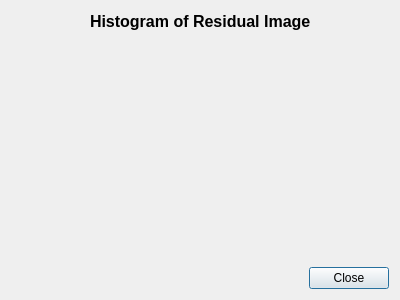
<?xml version="1.0" encoding="UTF-8"?>
<ui version="4.0">
 <class>ResidualHistogramDialogClass</class>
 <widget class="QDialog" name="ResidualHistogramDialogClass">
  <property name="geometry">
   <rect>
    <x>0</x>
    <y>0</y>
    <width>400</width>
    <height>300</height>
   </rect>
  </property>
  <property name="windowTitle">
   <string>ResidualHistogramDialog</string>
  </property>
  <layout class="QVBoxLayout" name="verticalLayout">
   <item>
    <layout class="QHBoxLayout" name="horizontalLayout">
     <item>
      <spacer name="horizontalSpacer">
       <property name="orientation">
        <enum>Qt::Horizontal</enum>
       </property>
       <property name="sizeHint" stdset="0">
        <size>
         <width>40</width>
         <height>20</height>
        </size>
       </property>
      </spacer>
     </item>
     <item>
      <widget class="QLabel" name="label">
       <property name="font">
        <font>
         <pointsize>12</pointsize>
         <weight>75</weight>
         <bold>true</bold>
        </font>
       </property>
       <property name="text">
        <string>Histogram of Residual Image</string>
       </property>
      </widget>
     </item>
     <item>
      <spacer name="horizontalSpacer_2">
       <property name="orientation">
        <enum>Qt::Horizontal</enum>
       </property>
       <property name="sizeHint" stdset="0">
        <size>
         <width>17</width>
         <height>18</height>
        </size>
       </property>
      </spacer>
     </item>
    </layout>
   </item>
   <item>
    <widget class="QWidget" name="histogramHolder" native="true">
     <property name="sizePolicy">
      <sizepolicy hsizetype="Expanding" vsizetype="Expanding">
       <horstretch>0</horstretch>
       <verstretch>0</verstretch>
      </sizepolicy>
     </property>
    </widget>
   </item>
   <item>
    <layout class="QHBoxLayout" name="horizontalLayout_2">
     <item>
      <spacer name="horizontalSpacer_3">
       <property name="orientation">
        <enum>Qt::Horizontal</enum>
       </property>
       <property name="sizeHint" stdset="0">
        <size>
         <width>40</width>
         <height>20</height>
        </size>
       </property>
      </spacer>
     </item>
     <item>
      <widget class="QPushButton" name="closeButton">
       <property name="toolTip">
        <string>Close this dialog</string>
       </property>
       <property name="text">
        <string>Close</string>
       </property>
      </widget>
     </item>
    </layout>
   </item>
  </layout>
 </widget>
 <layoutdefault spacing="6" margin="11"/>
 <resources/>
 <connections/>
</ui>
